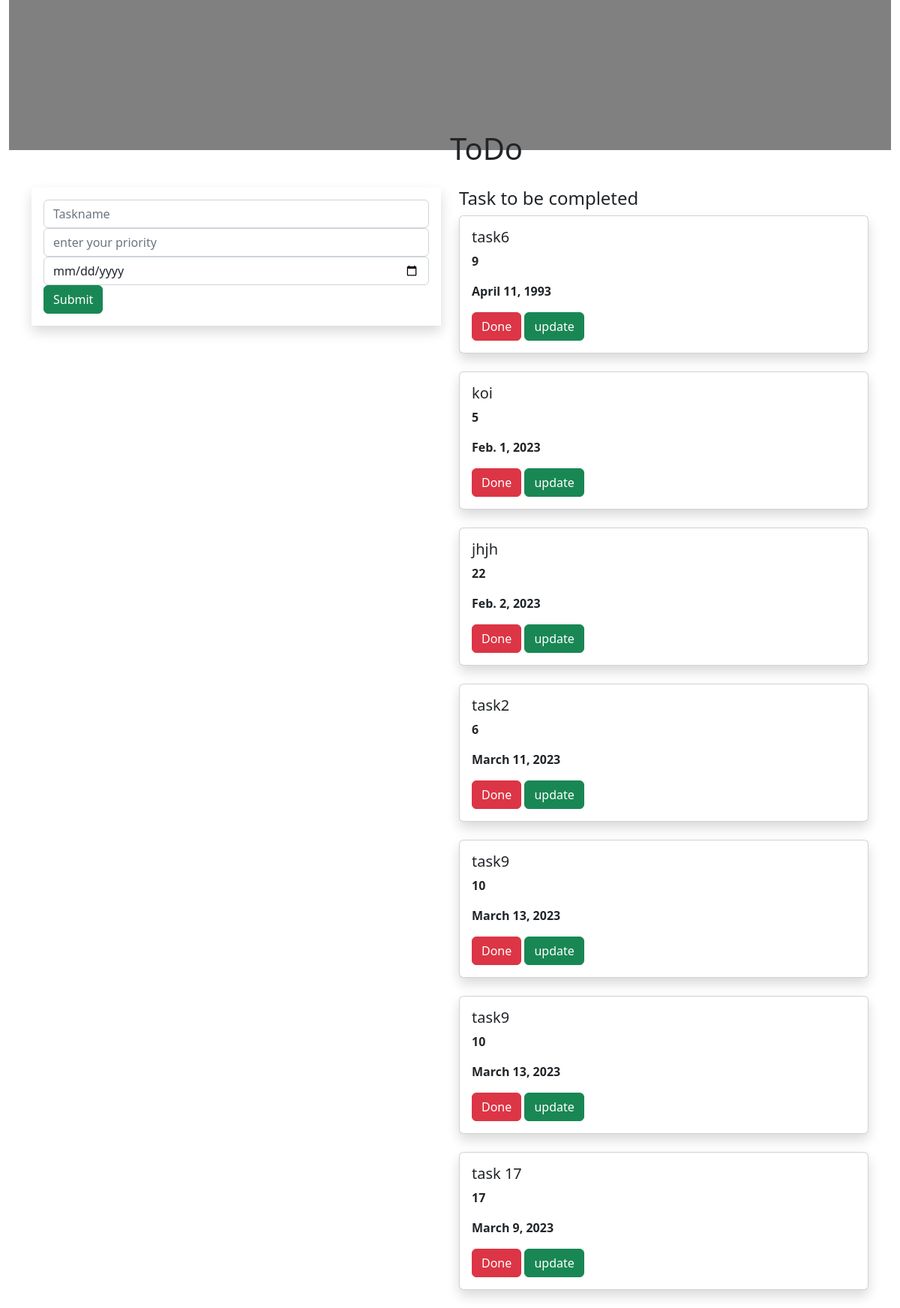
The page / on the database its author committed.
### todapp/models.py (models this page shows, shortened)
class Task(models.Model):
    name = models.CharField(max_length=250)
    priority = models.IntegerField()
    date=models.DateField()

### todapp/views.py (the view)
# urls.py: path('',views.add,name='add'),
def add(request):
    task1 = Task.objects.all()
    if request.method=="POST":
        name=request.POST.get('task','')
        priority=request.POST.get('priority','')
        date=request.POST.get('date','')
        task=Task(name=name,priority=priority,date=date)
        task.save()
    return render(request,'home.html',{'task1':task1})

### templates/home.html (shortened to what this page needs)
{% extends 'base.html' %}
{% block content %}
<div class="container-fluid">
    <div class="row">
        <div class="col-md-12">
            <div class="banner">
                <div class="banner-text">
                    <h1>ToDo</h1>
                </div>
            </div>
        </div>
    </div>
</div>
<div class="container">
    <div class="row">
        <div class="col-md-6">
        <form method="POST" class="p-3 shadow">
            <div class="form-group">
     <input type="text" class="form-control" name="task" placeholder="Taskname">
</div>
<div class="form-group">
    <input type="text" class="form-control" name="priority" placeholder="enter your priority">
        </div>
            <div class="form-group">
    <input type="date" class="form-control" name="date" placeholder="enter your date">
        </div>
            <input type="submit" class="btn btn-success">
        </form>
        </div>
 <div class="col-md-6">
     <h4> Task to be completed</h4>
     {% for i in task1 %}
    <div class="shadow card">
        <div class="card-body">
            <h5 class="card-title">{{i.name}}</h5>
            <p><b>{{i.priority}}</b></p>
              <p><b>{{i.date}}</b></p>
            <a class="btn btn-danger" href="{% url 'delete' i.id %}">Done</a>
            <a class="btn btn-success" href="{% url 'update' i.id %}">update</a>
        </div>
    </div>
     <br>
     {% endfor %}
</div>
</div>
</div>
{% endblock %}

### templates/base.html (shortened to what this page needs)
{% load static %}
<!DOCTYPE html>
<html lang="en">
<head>
   <link rel="stylesheet" href="https://cdn.jsdelivr.net/npm/bootstrap@5.2.3/dist/css/bootstrap.min.css">
   <link rel="stylesheet" href="{% static 'style.css'%}">
</head>
<body>
{% block content %}
{% endblock %}
</body>
</html>

### todapp/static/style.css (style rules this page uses)
.banner { background-color:grey; width :100%; height :200px; margin-bottom :50px; }
.banner-text { top:10%; left:50%; position: absolute; transform:transform; }

### rows shown on the page
Task: name "task6", priority "9", date "April 11, 1993"
Task: name "koi", priority "5", date "Feb. 1, 2023"
Task: name "jhjh", priority "22", date "Feb. 2, 2023"
Task: name "task2", priority "6", date "March 11, 2023"
Task: name "task9", priority "10", date "March 13, 2023"
Task: name "task9", priority "10", date "March 13, 2023"
Task: name "task 17", priority "17", date "March 9, 2023"
